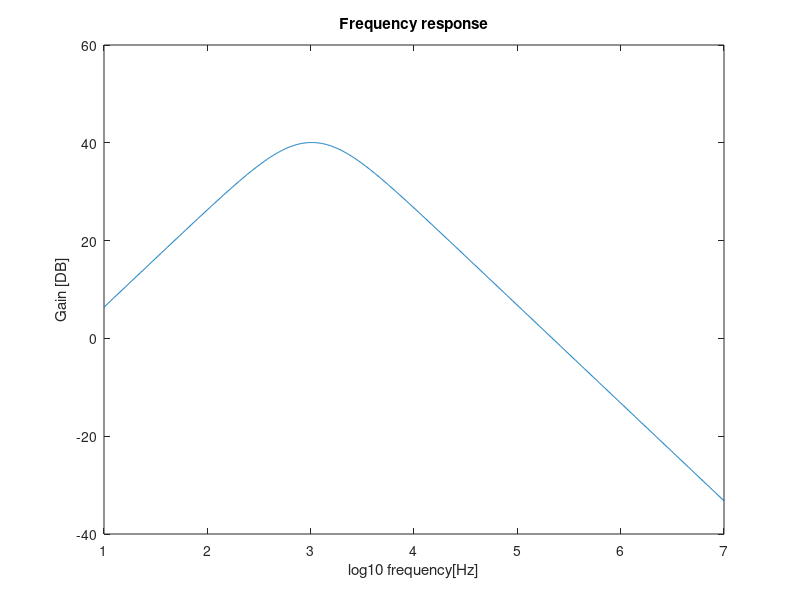
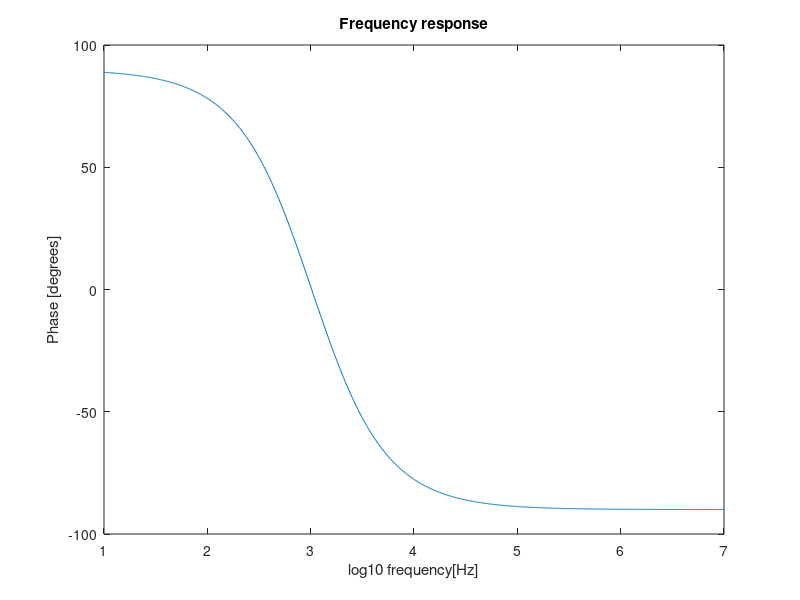

MATLAB code for these plots, in order:

%------------lab5-------------

R1 = 1000;
R2 = 150000;
R3 = 1000;
R4 = 1000;


C1 = 220e-9;
C2 = 110e-9;

fc = 1000;

fp = fopen("Values.tex","w");
fprintf(fp,"Vin & 1.0 sin(0 0.010 1000)\\\\ \\hline \n");
fprintf(fp,"R1 & %f\\\\ \\hline \n",R1);
fprintf(fp,"R2 & %f\\\\ \\hline \n",R2);
fprintf(fp,"R3 & %f\\\\ \\hline \n",R3);
fprintf(fp,"R4 & %f\\\\ \\hline \n",R4);
fprintf(fp,"C1 & %.11f\\\\ \\hline \n",C1);
fprintf(fp,"C2 & %.11f\\\\ \\hline \n",C2);
fclose(fp)

w0 = 2*pi*fc;

ZI = R1 + 1/(j*w0*C1);
ZO = R4/(1+j*w0*C2*R4);
Zout = 1/(1/R2+1/ZO);


Av = 1+R2/R3;

AH = R1*C1*j*w0/(1+R1*C1*j*w0);

AL = 1/(1+j*w0*C2*R4);

AT = Av*AH*AL;


Gain = 20*log10(AT);

fp = fopen("Impedances.tex","w");
fprintf(fp,"ZI & %f%fj\\\\ \\hline \n",real(ZI),imag(ZI));
fprintf(fp,"ZO & %f%fj\\\\ \\hline \n",real(Zout),imag(ZI));
fclose(fp)

fp = fopen("Gain.tex","w");
fprintf(fp,"Gain & %f\\\\ \\hline \n",Gain);
fclose(fp)

f = logspace(1,7,1000);

w = 2*pi*f;

Av1 = 1+R2/R3;

AH1 = R1*C1*j*w./(1+R1*C1*j*w);

AL1 = 1./(1+j*w*C2*R4);

AT1 = Av1.*AH1.*AL1;


gain = AT1;


figure 1
plot (log10(f), 20*log10(abs(gain)));
xlabel("log10 frequency[Hz]");
ylabel("Gain [DB]");
title("Frequency response");
print ("gain1.eps", "-depsc");

figure 2
plot (log10(f), 180/pi*angle(gain));
xlabel("log10 frequency[Hz]");
ylabel("Phase [degrees]");
title("Frequency response");
print ("phase1.eps", "-depsc");
